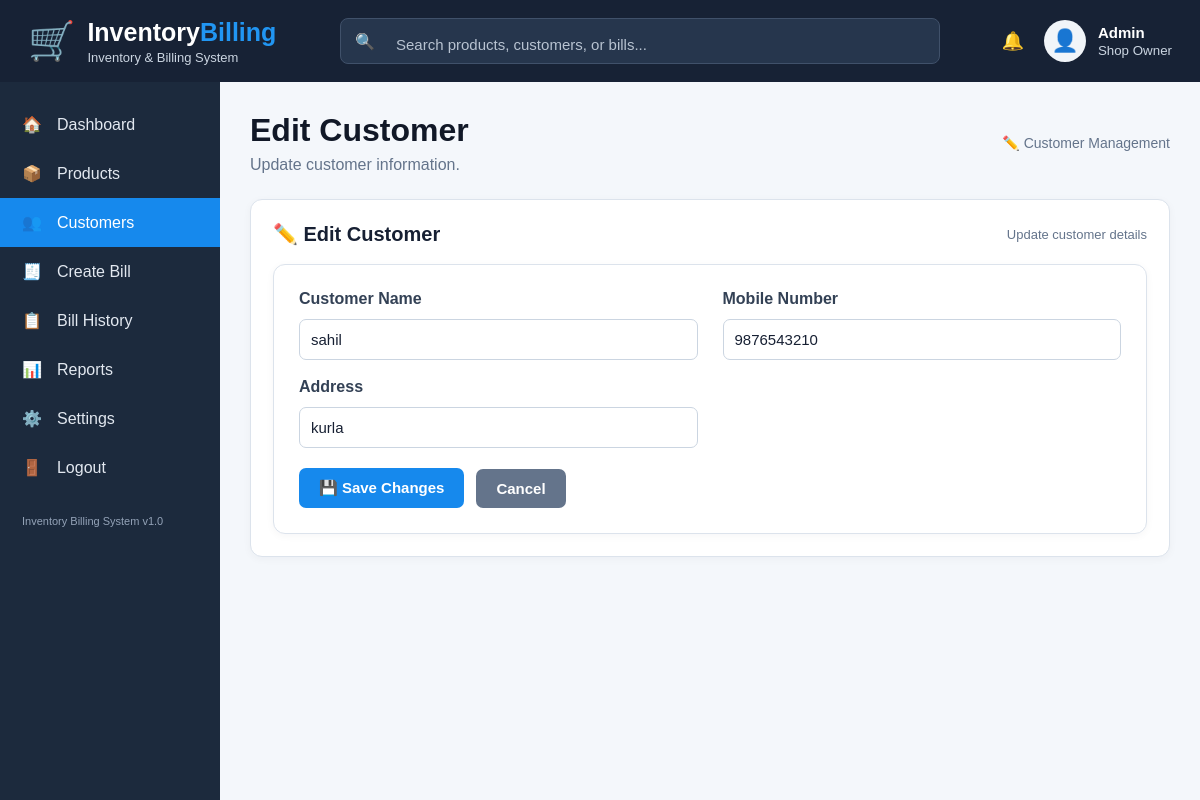
/edit_customer/1, run on the app's committed database.
### tables this page shows
CREATE TABLE customers (
        id INTEGER PRIMARY KEY AUTOINCREMENT,
        name TEXT NOT NULL,
        mobile TEXT NOT NULL,
        address TEXT
    );

### app.py (the view, shortened to what this page needs)
@app.route("/edit_customer/<int:id>", methods=["GET", "POST"])
def edit_customer(id):
    conn = sqlite3.connect("shop.db")
    conn.row_factory = sqlite3.Row
    customer = conn.execute(
        "SELECT * FROM customers WHERE id=?",
        (id,)
    ).fetchone()
    conn.close()
    return render_template("edit_customer.html", customer=customer)

### templates/edit_customer.html (shortened to what this page needs)
<!DOCTYPE html>
<html lang="en">
<head>
    <link rel="stylesheet"
          href="{{ url_for('static', filename='style.css') }}">
</head>
<body>
<header class="top-header">
    <div class="brand">
        <div class="brand-icon">🛒</div>
        <div>
            <h1>Inventory<span>Billing</span></h1>
            <p>Inventory & Billing System</p>
        </div>
    </div>
    <div class="top-search">
        🔍
        <input
            type="text"
            placeholder="Search products, customers, or bills..."
        >
    </div>
    <div class="profile">
        <span class="notification">🔔</span>
        <div class="profile-icon">
            👤
        </div>
        <div>
            <strong>Admin</strong>
            <small>Shop Owner</small>
        </div>
    </div>
</header>
<div class="app-layout">
<aside class="sidebar">
    <nav>
        <a href="/">
            🏠
            <span>Dashboard</span>
        </a>
        <a href="/products">
            📦
            <span>Products</span>
        </a>
        <a href="/customers" class="active">
            👥
            <span>Customers</span>
        </a>
        <a href="/billing">
            🧾
            <span>Create Bill</span>
        </a>
        <a href="/bill_history">
            📋
            <span>Bill History</span>
        </a>
        <a href="/dashboard">
            📊
            <span>Reports</span>
        </a>
    </nav>
    <div class="sidebar-bottom">
        <a href="#">
            ⚙️
            <span>Settings</span>
        </a>
        <a href="#">
            🚪
            <span>Logout</span>
        </a>
        <p>
            Inventory Billing System v1.0
        </p>
    </div>
</aside>
<main class="main-content">
    <div class="page-title">
        <div>
            <h2>Edit Customer</h2>
            <p>
                Update customer information.
            </p>
        </div>
        <div class="date">
            ✏️ Customer Management
        </div>
    </div>
    <div class="section-card">
        <div class="section-header">
            <h3>✏️ Edit Customer</h3>
            <span>
                Update customer details
            </span>
        </div>
        <form method="POST">
            <div class="product-form-grid">
                <div>
                    <label>
                        Customer Name
                    </label>
                    <input
                        type="text"
                        name="name"
                        value="{{ customer['name'] }}"
                        placeholder="Enter customer name"
                        required
                    >
                </div>
                <div>
                    <label>
                        Mobile Number
                    </label>
                    <input
                        type="text"
                        name="mobile"
                        value="{{ customer['mobile'] }}"
                        placeholder="Enter mobile number"
                        required
                    >
                </div>
                <div>
                    <label>
                        Address
                    </label>
                    <input
                        type="text"
                        name="address"
                        value="{{ customer['address'] }}"
                        placeholder="Enter customer address"
                    >
                </div>
            </div>
            <div class="edit-actions">
                <button type="submit">
                    💾 Save Changes
                </button>
                <a href="/customers"
                   class="cancel-btn">
                    Cancel
                </a>
            </div>
        </form>
    </div>
</main>
</div>
</body>
</html>

### static/style.css (style rules this page uses)
* { box-sizing: border-box; }
body { margin: 0; font-family: Arial, sans-serif; background: #f4f7fb; color: #172033; }
.top-header { height: 82px; background: #172235; color: white; display: flex; align-items: center; justify-content: space-between; padding: 0 28px; gap: 25px; }
.brand { display: flex; align-items: center; gap: 12px; min-width: 270px; }
.brand-icon { font-size: 38px; }
.brand h1 { margin: 0; font-size: 25px; color: white; }
.brand h1 span { color: #2196f3; }
.brand p { margin: 3px 0 0; color: #cbd5e1; font-size: 13px; }
.top-search { flex: 1; max-width: 600px; height: 46px; background: #26364d; border: 1px solid #40516a; border-radius: 8px; display: flex; align-items: center; padding: 0 14px; color: #cbd5e1; }
.top-search input { width: 100%; border: none; outline: none; background: transparent; color: white; font-size: 15px; margin-left: 10px; }
.top-search input::placeholder { color: #b8c3d1; }
.profile { display: flex; align-items: center; gap: 10px; min-width: 190px; justify-content: flex-end; }
.notification { font-size: 23px; margin-right: 8px; }
.profile-icon { width: 42px; height: 42px; border-radius: 50%; background: #f1f5f9; color: #172235; display: flex; justify-content: center; align-items: center; font-size: 22px; }
.profile strong { display: block; font-size: 15px; }
.profile small { color: #cbd5e1; }
.app-layout { display: flex; min-height: calc(100vh - 82px); }
.sidebar { width: 220px; background: #1c2a3d; color: white; display: flex; flex-direction: column; justify-content: flex-start; flex-shrink: 0; }
.sidebar nav { padding-top: 18px; }
.sidebar a { display: flex; align-items: center; gap: 15px; padding: 15px 22px; color: #e2e8f0; text-decoration: none; font-size: 16px; font-weight: normal; transition: 0.2s; }
.sidebar a.active { background: #1689ed; color: white; }
.sidebar-bottom { padding-bottom: 18px; }
.sidebar-bottom p { color: #94a3b8; font-size: 11px; padding: 10px 22px; line-height: 1.5; }
.main-content { flex: 1; padding: 30px; background: #f4f7fb; min-width: 0; }
.page-title { display: flex; justify-content: space-between; align-items: center; margin-bottom: 25px; }
.page-title h2 { margin: 0; font-size: 32px; color: #111827; }
.page-title p { margin: 7px 0 0; color: #64748b; font-size: 16px; }
.date { color: #64748b; font-size: 14px; }
.section-card { background: white; border: 1px solid #dce3ec; border-radius: 12px; padding: 22px; margin-bottom: 22px; box-shadow: 0 2px 8px rgba(15, 23, 42, 0.04); }
.section-header { display: flex; justify-content: space-between; align-items: center; margin-bottom: 18px; }
.section-header h3 { margin: 0; font-size: 20px; color: #172033; }
.section-header span { color: #64748b; font-size: 13px; }
form { background: white; padding: 25px; border-radius: 12px; border: 1px solid #dce3ec; box-shadow: 0 2px 8px rgba(15, 23, 42, 0.04); }
label { color: #334155; font-weight: bold; }
input, select { width: 100%; max-width: 500px; padding: 11px; margin-top: 6px; border: 1px solid #cbd5e1; border-radius: 7px; background: white; color: #172033; font-size: 15px; }
input::placeholder { color: #94a3b8; }
button { background: #1689ed; color: white; border: none; padding: 11px 20px; border-radius: 7px; font-size: 15px; font-weight: bold; cursor: pointer; }
a { color: #1689ed; font-weight: bold; text-decoration: none; }
.product-form-grid { display: grid; grid-template-columns: repeat(2, 1fr); gap: 18px 25px; margin-bottom: 20px; }
.product-form-grid input { max-width: none; }
.product-form-grid label { display: block; margin-bottom: 5px; }
.edit-actions { display: flex; align-items: center; gap: 12px; margin-top: 5px; }
.cancel-btn { background: #64748b; color: white; padding: 11px 20px; border-radius: 7px; font-size: 15px; font-weight: bold; text-decoration: none; }
.notification { position: relative; cursor: pointer; font-size: 18px; }
.top-header .profile { display: flex !important; align-items: center !important; gap: 12px !important; position: relative !important; }
.profile-icon { display: flex !important; visibility: visible !important; opacity: 1 !important; }

### data on the page
customers: name "sahil", mobile "9876543210", address "kurla"
